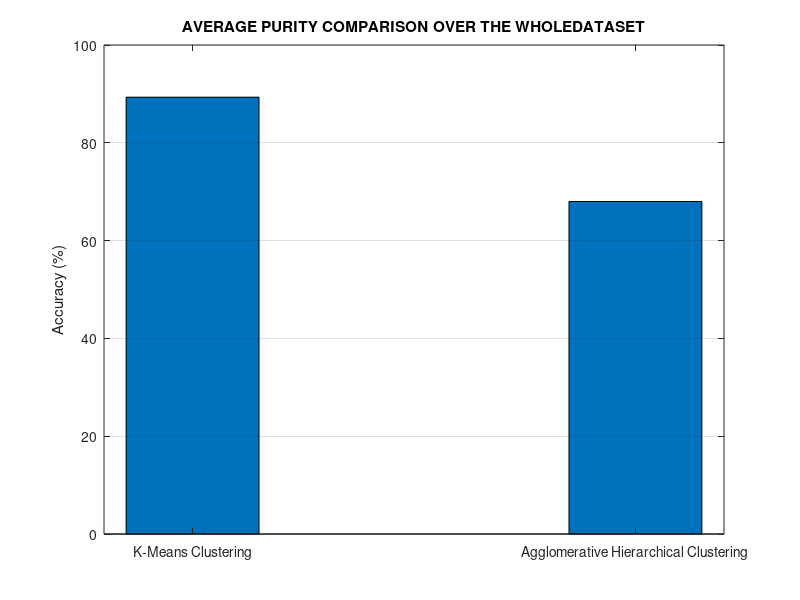
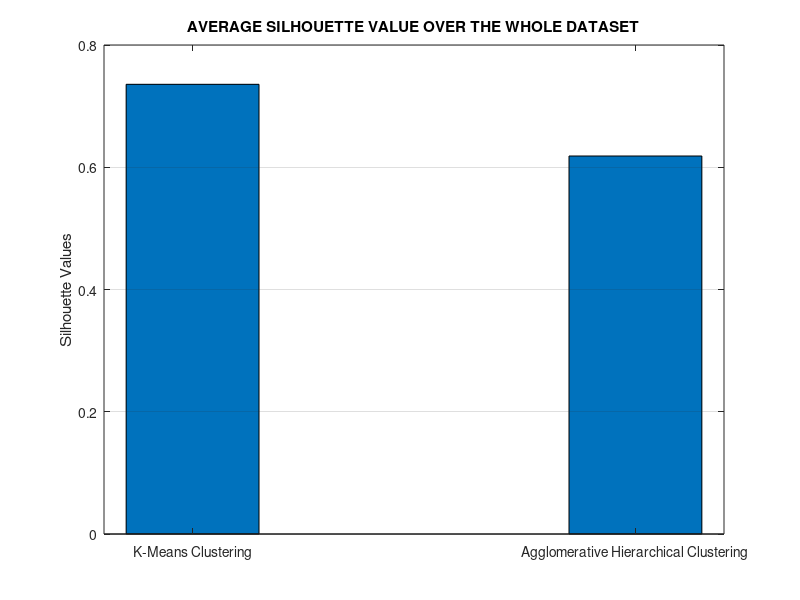

The MATLAB script that drew these images, in order:
kp=89.33;
ahp=68;
wholeset=[kp ahp];
figure('Name','ACCURACY COMPARISON');
ylim([0 100]);
bar(wholeset,0.3);
ylabel 'Accuracy (%)';
set(gca,'XTickLabel',{'K-Means Clustering','Agglomerative Hierarchical Clustering'},'YGrid','on');
title('AVERAGE PURITY COMPARISON OVER THE WHOLEDATASET');
%silhouette graphs
ks=0.7357;
ahs=0.6184;
wholeset_s=[ks ahs];
figure('Name','SILHOUETTE VALUE COMPARISON');
ylim([0 100]);
bar(wholeset_s,0.3);
ylabel 'Silhouette Values';
set(gca,'XTickLabel',{'K-Means Clustering','Agglomerative Hierarchical Clustering'},'YGrid','on');
title('AVERAGE SILHOUETTE VALUE OVER THE WHOLE DATASET');
